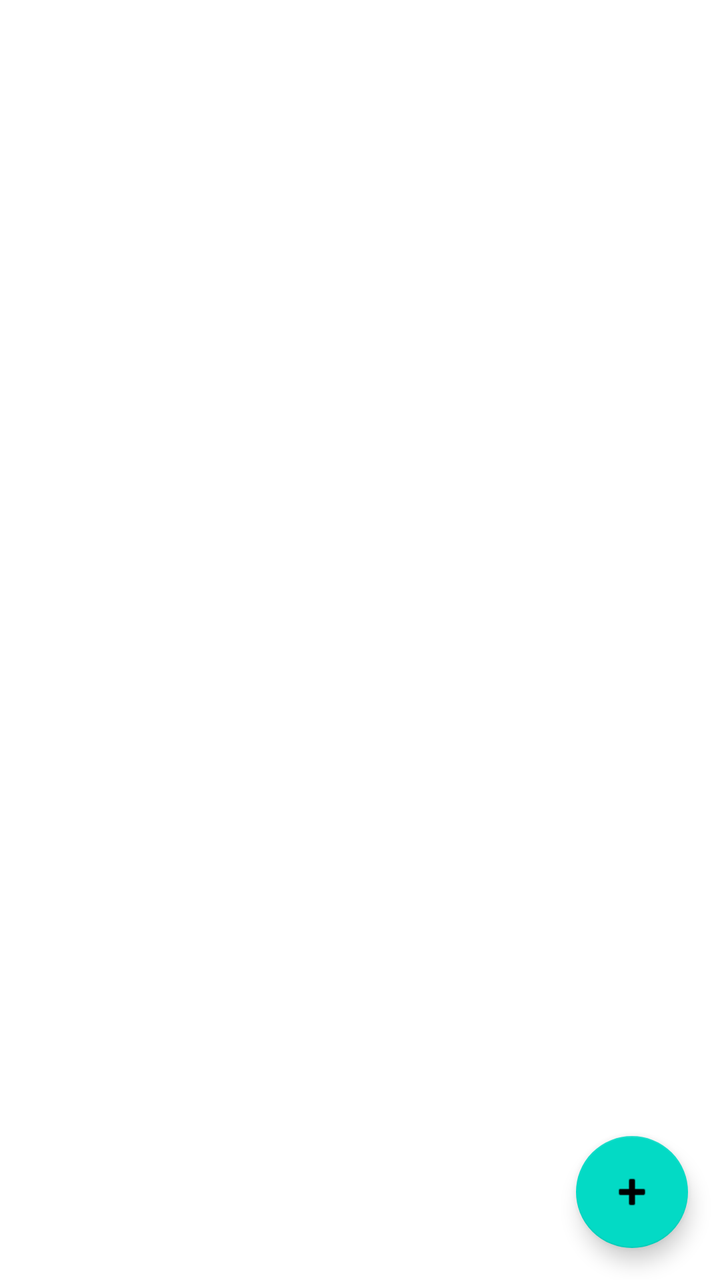
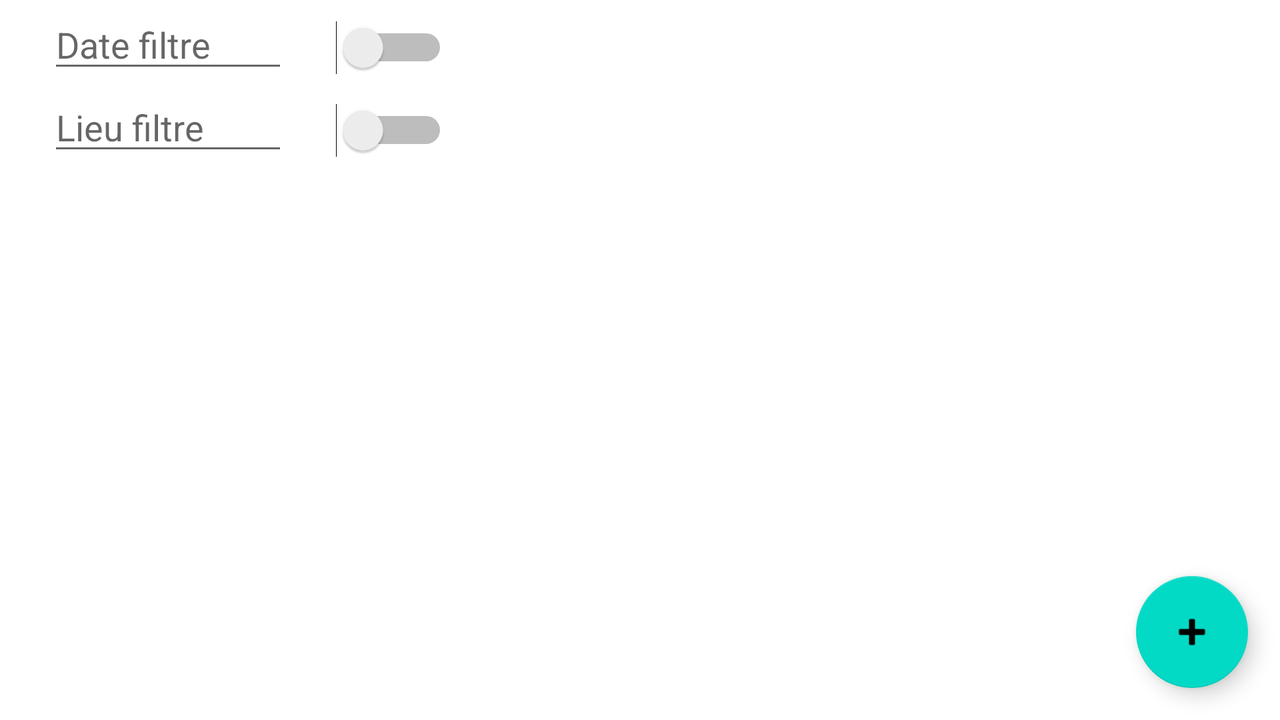

First picture: res/layout/ on a phone held upright. Second picture: the repository's own variant of that layout, on a device whose configuration matches the variant's folder. Source for both follows.
<!-- AndroidManifest.xml: application theme Theme.LamzoneMeeting -->
<!-- res/layout/activity_main.xml -->
<?xml version="1.0" encoding="utf-8"?>
<androidx.coordinatorlayout.widget.CoordinatorLayout xmlns:android="http://schemas.android.com/apk/res/android"
    xmlns:tools="http://schemas.android.com/tools"
    xmlns:app="http://schemas.android.com/apk/res-auto"
    android:layout_width="match_parent"
    android:layout_height="match_parent">

    <com.google.android.material.appbar.AppBarLayout
        android:id="@+id/appbar"
        android:background="#03DAC5"
        android:layout_width="match_parent"
        android:layout_height="wrap_content">

        <com.google.android.material.appbar.CollapsingToolbarLayout
            android:layout_width="match_parent"
            android:layout_height="match_parent"
            app:contentScrim="@color/teal_200"
            app:layout_scrollFlags="scroll|enterAlways|enterAlwaysCollapsed"

            app:toolbarId="@+id/toolbar">



        </com.google.android.material.appbar.CollapsingToolbarLayout>
    </com.google.android.material.appbar.AppBarLayout>

    <androidx.core.widget.NestedScrollView
        android:id="@+id/nestedScrollView"
        android:layout_width="match_parent"


        android:layout_height="match_parent"
        app:layout_behavior="com.google.android.material.appbar.AppBarLayout$ScrollingViewBehavior">

        <androidx.constraintlayout.widget.ConstraintLayout
            android:layout_width="match_parent"

            android:layout_height="match_parent"
            tools:context=".ui.MainActivity">


        </androidx.constraintlayout.widget.ConstraintLayout>

    </androidx.core.widget.NestedScrollView>

    <com.google.android.material.floatingactionbutton.FloatingActionButton
        android:id="@+id/add_meeting"
        android:layout_height="wrap_content"
        android:layout_width="wrap_content"
        android:src="@android:drawable/ic_input_add"
        android:layout_gravity="bottom|end"
        android:layout_margin="16dp" />

    <androidx.viewpager.widget.ViewPager
        android:id="@+id/container"
        android:layout_width="match_parent"
        android:layout_height="match_parent"
        app:layout_anchor="@+id/nestedScrollView"
        app:layout_anchorGravity="start|top" />"

</androidx.coordinatorlayout.widget.CoordinatorLayout>
<!-- resources referenced by this layout -->
<resources>
  <style name="Theme.LamzoneMeeting" parent="Theme.MaterialComponents.DayNight.DarkActionBar">
          
          <item name="colorPrimary">@color/purple_500</item>
          <item name="colorPrimaryVariant">@color/purple_700</item>
          <item name="colorOnPrimary">@color/white</item>
          
          <item name="colorSecondary">@color/teal_200</item>
          <item name="colorSecondaryVariant">@color/teal_700</item>
          <item name="colorOnSecondary">@color/black</item>
          
          <item name="android:statusBarColor">?attr/colorPrimaryVariant</item>
          
      </style>
</resources>
<!-- res/layout-land/activity_main.xml (the repository's variant of the layout above) -->
<!-- drawn on the phone turned sideways -->
<?xml version="1.0" encoding="utf-8"?>
<androidx.coordinatorlayout.widget.CoordinatorLayout xmlns:android="http://schemas.android.com/apk/res/android"
    xmlns:tools="http://schemas.android.com/tools"
    xmlns:app="http://schemas.android.com/apk/res-auto"
    android:layout_width="match_parent"
    android:layout_height="match_parent">

    <com.google.android.material.appbar.AppBarLayout
        android:id="@+id/appbar"
        android:background="#03DAC5"
        android:layout_width="match_parent"
        android:layout_height="wrap_content">

        <com.google.android.material.appbar.CollapsingToolbarLayout
            android:layout_width="match_parent"
            android:layout_height="match_parent"
            app:contentScrim="@color/teal_200"
            app:layout_scrollFlags="scroll|enterAlways|enterAlwaysCollapsed"

            app:toolbarId="@+id/toolbar">



        </com.google.android.material.appbar.CollapsingToolbarLayout>
    </com.google.android.material.appbar.AppBarLayout>

    <androidx.appcompat.widget.LinearLayoutCompat
        android:layout_width="match_parent"
        android:layout_height="wrap_content"
        android:orientation="vertical">
    <androidx.appcompat.widget.LinearLayoutCompat
        android:layout_width="match_parent"
        android:layout_height="wrap_content"
        android:orientation="horizontal">

        <com.google.android.material.textfield.TextInputEditText
            android:id="@+id/meetingTextDate"
            android:layout_width="120dp"
            android:layout_height="wrap_content"
            android:layout_marginStart="24dp"
            android:hint="Date filtre"
            android:inputType="date" />
        <Switch
            android:id= "@+id/switch1"
            android:layout_width= "wrap_content"
            android:layout_height= "wrap_content"
            android:switchMinWidth= "56dp"
            android:layout_marginStart="24dp"
            android:text= ""
            android:checked= "false"
            android:textOff= "OFF"
            android:textOn= "ON" />
    </androidx.appcompat.widget.LinearLayoutCompat>
        <androidx.appcompat.widget.LinearLayoutCompat
            android:layout_width="match_parent"
            android:layout_height="wrap_content"
            android:orientation="horizontal">

            <com.google.android.material.textfield.TextInputEditText
                android:id="@+id/meetingPlace"
                android:layout_width="120dp"
                android:layout_height="wrap_content"
                android:layout_marginStart="24dp"
                android:hint="Lieu filtre"
                android:inputType="text" />
            <Switch
                android:id= "@+id/switch2"
                android:layout_width= "wrap_content"
                android:layout_height= "wrap_content"
                android:switchMinWidth= "56dp"
                android:layout_marginStart="24dp"
                android:text= ""
                android:checked= "false"
                android:textOff= "OFF"
                android:textOn= "ON" />
        </androidx.appcompat.widget.LinearLayoutCompat>


    <androidx.core.widget.NestedScrollView
        android:id="@+id/nestedScrollView"
        android:layout_width="match_parent"


        android:layout_height="match_parent"
        app:layout_behavior="com.google.android.material.appbar.AppBarLayout$ScrollingViewBehavior">

        <androidx.constraintlayout.widget.ConstraintLayout
            android:layout_width="match_parent"

            android:layout_height="match_parent"
            tools:context=".ui.MainActivity">


        </androidx.constraintlayout.widget.ConstraintLayout>

    </androidx.core.widget.NestedScrollView>


    <androidx.viewpager.widget.ViewPager
        android:id="@+id/container"
        android:layout_width="match_parent"
        android:layout_height="match_parent"
        app:layout_anchor="@+id/nestedScrollView"
        app:layout_anchorGravity="start|top" />

    </androidx.appcompat.widget.LinearLayoutCompat>
    <com.google.android.material.floatingactionbutton.FloatingActionButton
        android:id="@+id/add_meeting"
        android:layout_height="wrap_content"
        android:layout_width="wrap_content"
        android:src="@android:drawable/ic_input_add"
        android:layout_gravity="bottom|end"
        android:layout_margin="16dp" />
</androidx.coordinatorlayout.widget.CoordinatorLayout>
